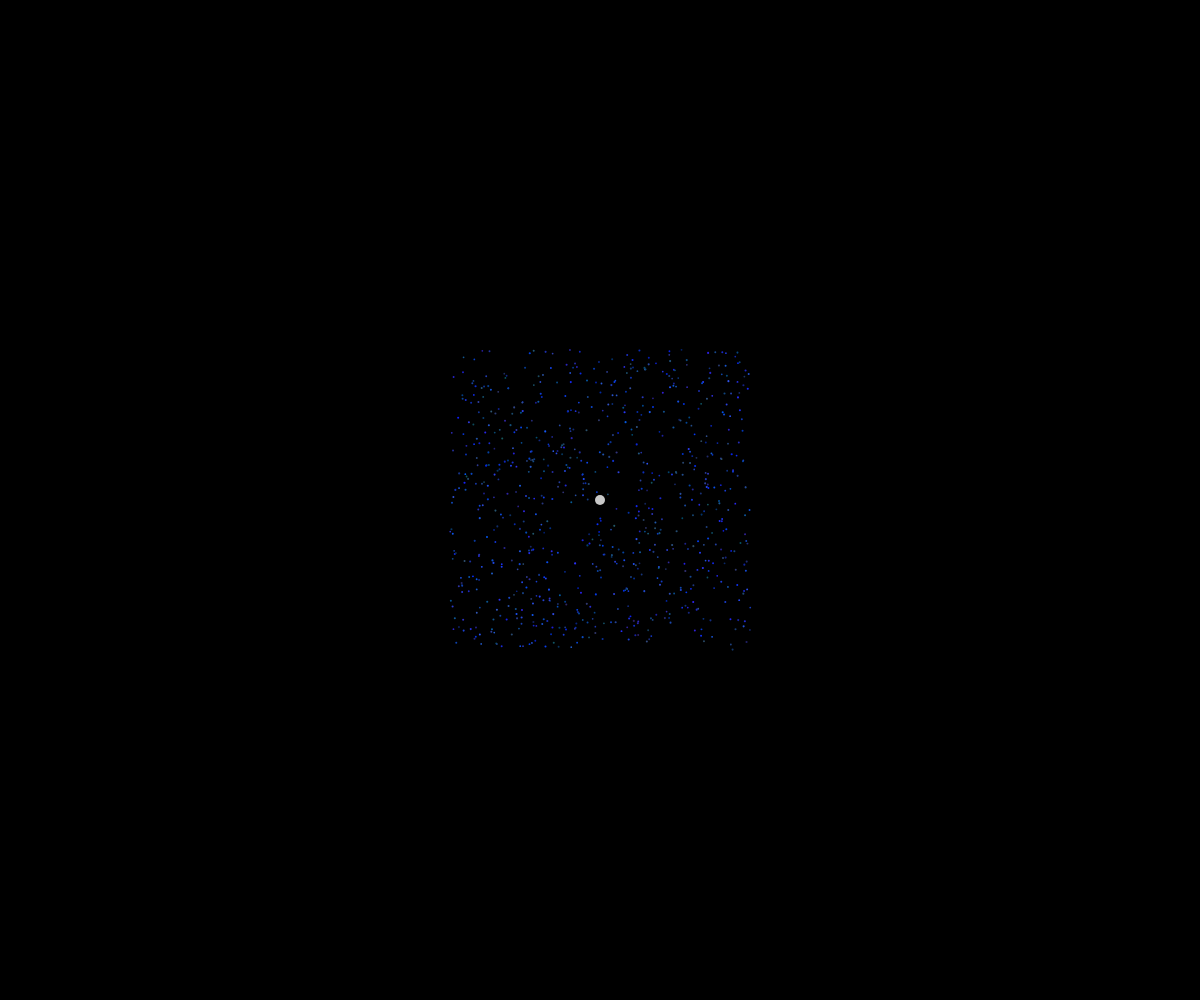
Frame 1 (no input)
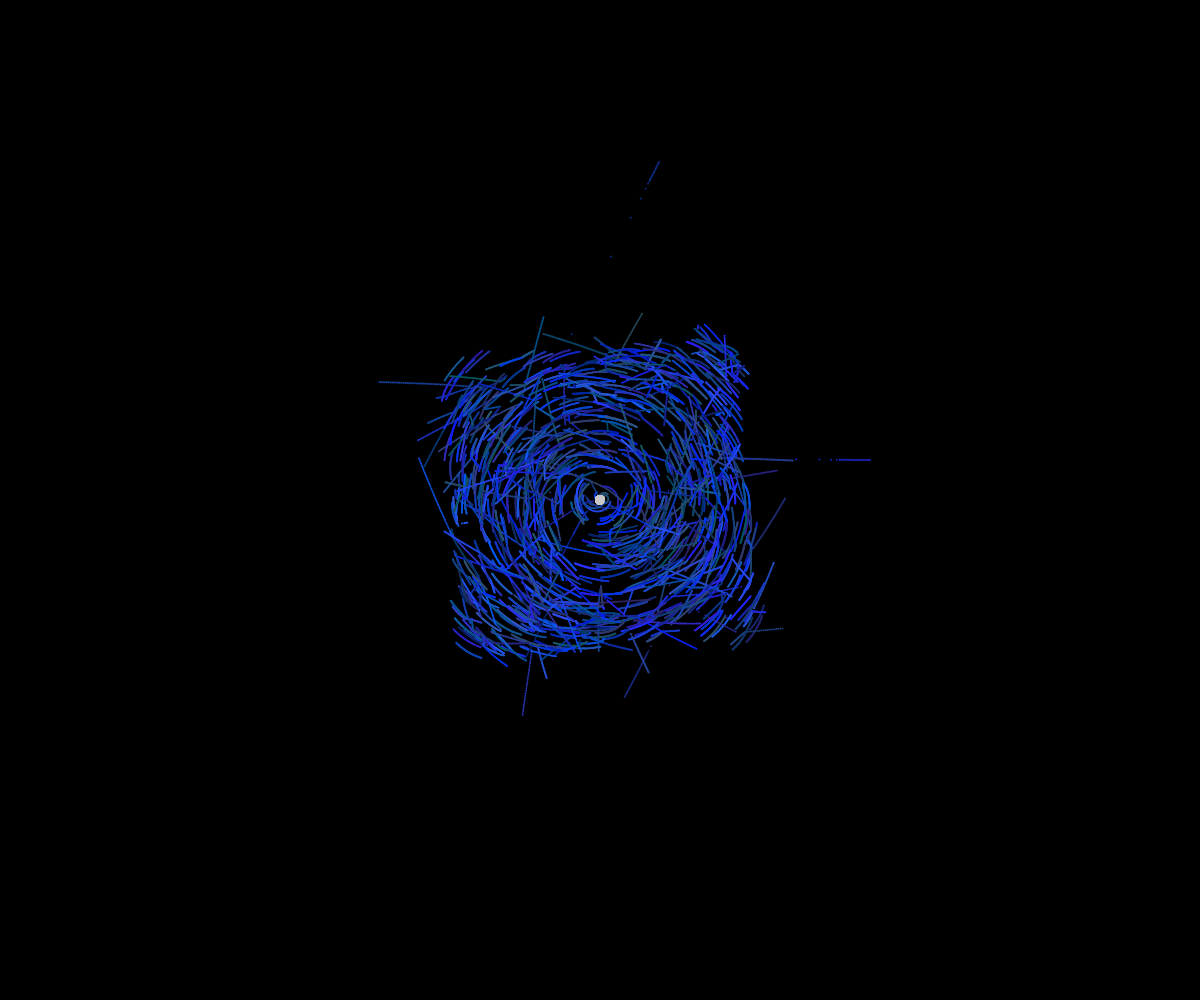
Frame 60 (no input)
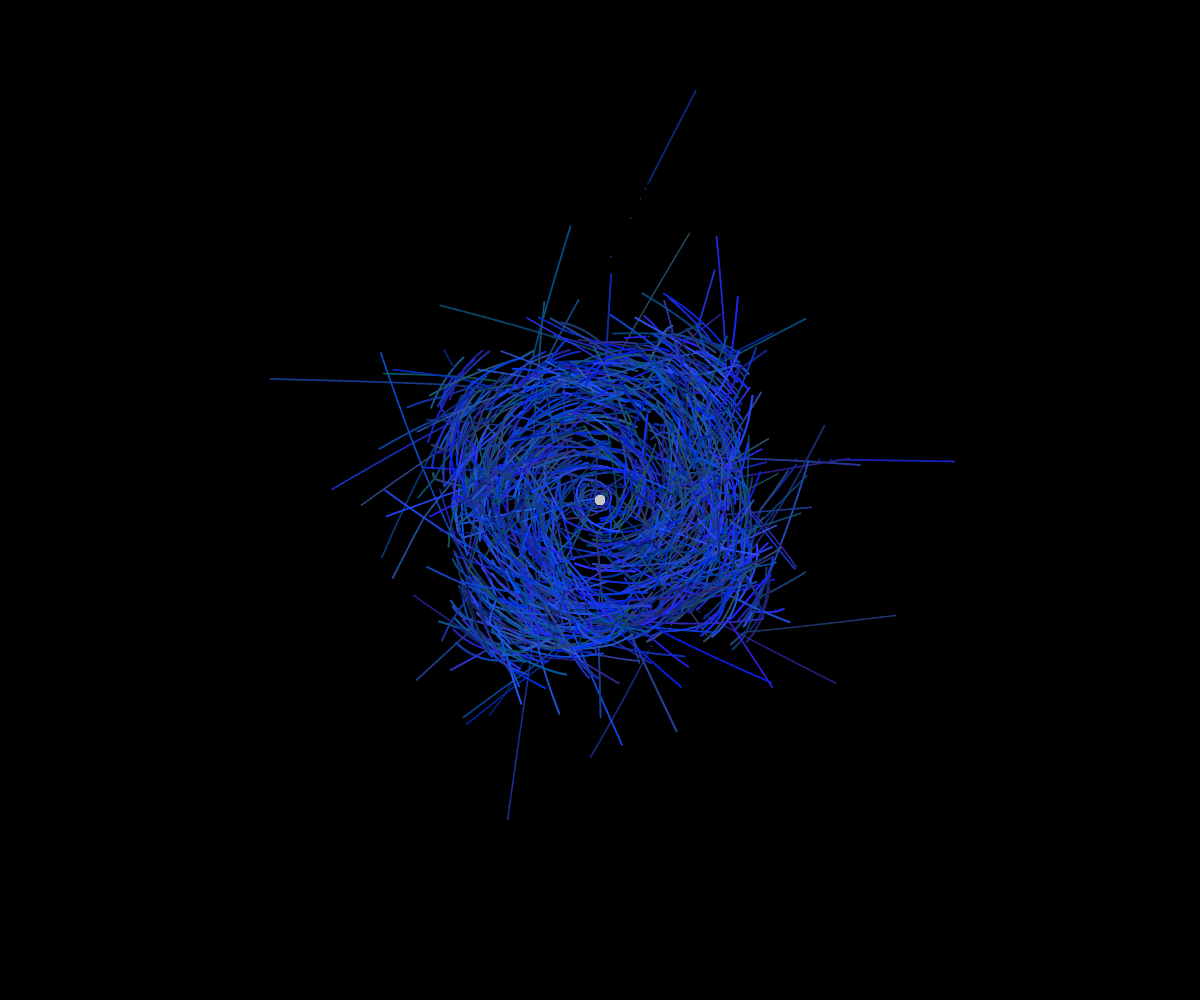
Frame 120 (the mouse pressed at the canvas centre since frame 60)

The p5.js sketch that drew these frames (run headless with seeded random() and noise() and a simulated clock; from frame 60 on, the mouse is pressed at the canvas centre):

// p5.js sketch
// ── sketch.js
/*

A P5.js sketch that draws a bunch of particles in a gravitational field.

Each particle is a circle with a mass, color position, and velocity.

We use the p5.Vector class to represent the position and velocity of each
particle, and we compute gravity acting on a particle as:

    F = G * m1 * m2 / r^2

where F is the force, G is the gravitational constant, m1 is the mass of the
particle, m2 is the mass of the other particle, and r is the distance between
the two particles.

*/

// Grav constant:
const G = 0.1;
const SUN_MASS = 1000;

class Particle {

    constructor(opts) {
        this.x = opts.x || 0;
        this.y = opts.y || 0;
        this.vx = opts.vx || 0;
        this.vy = opts.vy || 0;
        this.mass = opts.mass || 1;
        this.color = opts.color || '#ffffff';
    }

    // Compute the force acting on this particle from the other particles.
    computeForce(system) {
        let F = createVector(0, 0);
        for (let other of system.particles) {
            if (other === this) continue;
            let d = dist(this.x, this.y, other.x, other.y);
            let force = G * this.mass * other.mass / (d * d);
            let dx = other.x - this.x;
            let dy = other.y - this.y;
            F.add(force * dx / d, force * dy / d);
        }
        return F;
    }

    // Update the position and velocity of this particle.
    update(dt, system) {
        if (this.mass >= SUN_MASS) {
            return;
        }
        let F = this.computeForce(system);
        this.vx += F.x * dt;
        this.vy += F.y * dt;
        this.x += this.vx * dt;
        this.y += this.vy * dt;

        // If it leaves the canvas, divide its velocity by 2.
        if (this.isTouchingEdge()) {
            this.vx *= -1 / 2;
            this.vy *= -1 / 2;
        }
    }

    // Draw this particle.
    draw() {
        noStroke();
        fill(this.color);
        // Radius is proportional to the cubed-root of the mass.
        let r = Math.pow(this.mass, 1 / 3);
        ellipse(this.x, this.y, r, r);
    }

    // Check if this particle is touching the edge of the canvas.
    isTouchingEdge() {
        return (this.x < 0 || this.x > width || this.y < 0 || this.y > height);
    }
}


class ParticleSystem {

    constructor(opts) {
        this.particles = opts.particles || {};
    }

    // Add a new particle to the system.
    addParticle(opts) {
        this.particles.push(new Particle(opts));
    }

    // Update the position and velocity of all the particles.
    update(dt) {
        // Check all N^2 particles for collisions:
        let removables = [];
        for (let i = 0; i < this.particles.length; i++) {
            let p1 = this.particles[i];
            for (let j = i + 1; j < this.particles.length; j++) {
                let p2 = this.particles[j];
                let d = dist(p1.x, p1.y, p2.x, p2.y);
                if (d < 5 * (p1.radius + p2.radius)) {
                    // Collision!
                    // Remove p2, and avg p1 to p2's mass and position.
                    let p1Mass = p1.mass;
                    let p2Mass = p2.mass;
                    let newMass = p1Mass + p2Mass;
                    // New position is average of old positions.
                    let newX = (p1.x * p1Mass + p2.x * p2Mass) / newMass;
                    let newY = (p1.y * p1Mass + p2.y * p2Mass) / newMass;
                    // New velocity is average of old velocities.
                    let newVx = (p1.vx * p1Mass + p2.vx * p2Mass) / newMass;
                    let newVy = (p1.vy * p1Mass + p2.vy * p2Mass) / newMass;
                    // bound velocity to be no more than 100
                    // New color is average of old colors.
                    // let newColor = lerpColor(p1.color, p2.color, p1Mass / newMass);

                    // Add p2 to the list of particles to remove.
                    removables.push(p2);
                    // Set values of p1 to the new values.
                    p1.mass = newMass;
                    p1.x = newX;
                    p1.y = newY;
                    p1.vx = newVx;
                    p1.vy = newVy;
                    // p1.color = newColor;
                }
            }
        }
        // Remove all the particles that collided.
        for (let p of removables) {
            this.particles.splice(this.particles.indexOf(p), 1);
        }


        for (let particle of this.particles) {
            particle.update(dt, this);
            let speed = Math.sqrt(particle.vx * particle.vx + particle.vy * particle.vy);
            if (speed > 20) {
                particle.vx *= 0.5;
                particle.vy *= 0.5;
            }
        }
    }

    // Draw all the particles.
    draw() {
        for (let particle of this.particles) {
            particle.draw();
        }
    }
}


let system;
function setup() {
    createCanvas(windowWidth, windowHeight);
    background(0);
    let opts = {
        x: width / 2,
        y: height / 2,
        vx: 0,
        vy: 0,
        mass: 100,
        color: [200, 200, 200]
    };

    let particles = Array(800).fill().map(() => {
        // generate a new location:
        opts = {};
        opts.x = (random(300) - 150) + width / 2;
        opts.y = (random(300) - 150) + height / 2;

        // given the position, compute a velocity such that these
        // particles are orbiting a point at the center of the canvas.
        let dx = opts.x - width / 2;
        let dy = opts.y - height / 2;
        let d = Math.sqrt(dx * dx + dy * dy);

        // velocity is at a right angle to the dx/dy vector.
        opts.vx = dy * 5 / d;
        opts.vy = -dx * 5 / d;
        // generate a random mass:
        opts.mass = random(5, 10);

        // generate a random color:
        opts.color = color(random(50), random(30, 90), random(90, 250));

        return new Particle(opts)
    });

    // Add a thicc mass particle to the center of the canvas.
    particles.push(new Particle({
        x: width / 2,
        y: height / 2,
        vx: 0,
        vy: 0,
        mass: SUN_MASS,
        color: [200, 200, 200]
    }));
    system = new ParticleSystem({
        particles
    });
}

function draw() {
    // background(0);
    system.update(0.1);
    system.draw();
}
